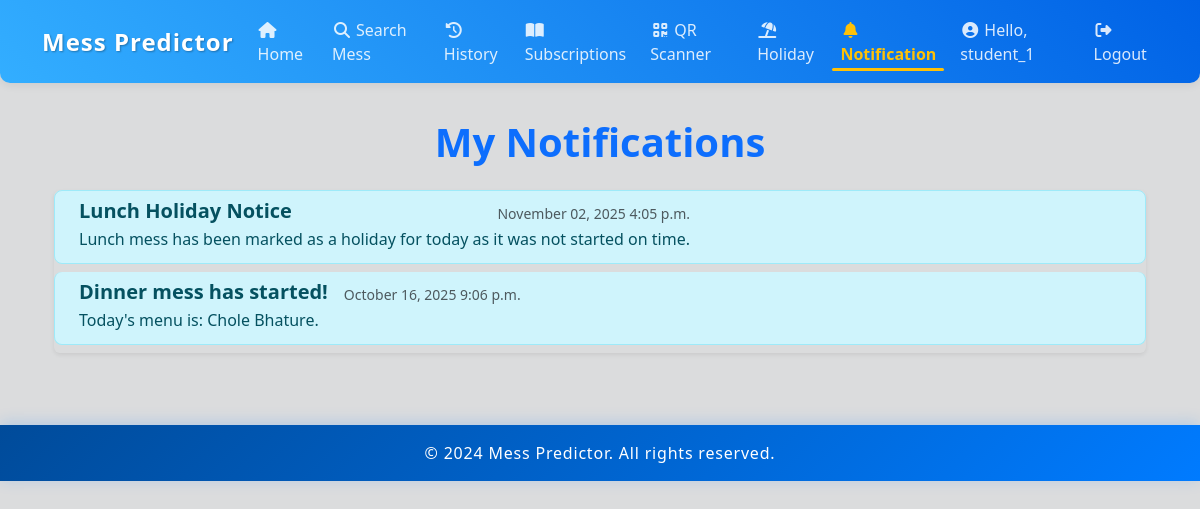
Screenshot of /student/notifications/ (signed in) with the database file from the repository.
### accounts/models.py (models this page shows, shortened)
class User(AbstractUser):
    class Role(models.TextChoices):
        STUDENT = "STUDENT", _("Student")
        PROVIDER = "PROVIDER", _("Mess Provider")
    role = models.CharField(
        max_length=20,
        choices=Role.choices,
        default=Role.STUDENT
    )
    phone = models.CharField(max_length=15, unique=True, null=True, blank=True)
    email = models.EmailField(unique=True, null=True, blank=True)
    unique_id = models.CharField(max_length=20, unique=True, editable=False, null=True, blank=True)
    is_email_verified = models.BooleanField(default=False)

### student/models.py (models this page shows, shortened)
class Notification(models.Model):
    recipient = models.ForeignKey(settings.AUTH_USER_MODEL, on_delete=models.CASCADE, related_name="notifications")
    subject = models.CharField(max_length=255,null=True, blank=True)
    message = models.TextField()
    is_read = models.BooleanField(default=False)
    created_at = models.DateTimeField(auto_now_add=True)

### student/views.py (the view)
# urls.py: path('notifications/', views.student_notifications, name='student_notifications'),
@login_required
def student_notifications(request):
    notifications = Notification.objects.filter(recipient=request.user).order_by('-created_at')
    return render(request, 'student/notifications.html', {'notifications': notifications})

### student/templates/student/notifications.html
{% extends 'bases.html' %}
{% block content %}
<div class="container mt-4 mb-5">
    <h1 class="mb-4 text-center fw-bold text-primary">My Notifications</h1>
    {% if notifications %}
    <div class="list-group shadow-sm rounded">
        {% for notification in notifications %}
        <a href="#" class="list-group-item list-group-item-action d-flex flex-column flex-sm-row justify-content-between align-items-start {% if not notification.is_read %}list-group-item-info{% endif %} rounded-3 mb-2">
            <div class="ms-2 me-auto">
                <div class="d-flex w-100 justify-content-between align-items-center">
                    <h5 class="mb-1 fw-semibold">{{ notification.subject }}</h5>
                    <small class="text-muted ms-3 text-nowrap">{{ notification.created_at|date:"F d, Y P" }}</small>
                </div>
                <p class="mb-1 text-truncate">{{ notification.message }}</p>
            </div>
        </a>
        {% endfor %}
    </div>
    {% else %}
    <div class="alert alert-info text-center">
        You have no notifications.
    </div>
    {% endif %}
</div>
{% endblock %}

### student/templates/bases.html (shortened to what this page needs)
{% load static %}
<!DOCTYPE html>
<html lang="en">
<head>
    <link href="https://cdn.jsdelivr.net/npm/bootstrap@5.3.0/dist/css/bootstrap.min.css" rel="stylesheet">
    <link rel="stylesheet" href="https://cdn.jsdelivr.net/npm/bootstrap-icons@1.10.5/font/bootstrap-icons.css">
    <link rel="stylesheet" href="https://cdnjs.cloudflare.com/ajax/libs/font-awesome/6.4.2/css/all.min.css">
</head>
<body>
<nav class="navbar navbar-expand-lg fixed-top">
    <div class="container">
        <a class="navbar-brand" href="{% url 'student_home' %}">Mess Predictor</a>
        <div class="collapse navbar-collapse justify-content-end" id="studentNavbar">
            <ul class="navbar-nav gap-lg-2">
                {% if user.is_authenticated %}
                    <li class="nav-item">
                        <a class="nav-link {% if request.resolver_match.url_name == 'student_home' %}active{% endif %}" href="{% url 'student_home' %}"><i class="fas fa-home fa-fw me-1"></i>Home</a>
                    </li>
                    <li class="nav-item">
                        <a class="nav-link {% if request.resolver_match.url_name == 'student_search_mess' %}active{% endif %}" href="{% url 'student_search_mess' %}"><i class="fas fa-search fa-fw me-1"></i>Search Mess</a>
                    </li>
                    <li class="nav-item">
                        <a class="nav-link {% if request.resolver_match.url_name == 'my_subscriptions' %}active{% endif %}" href="{% url 'my_subscriptions' %}"><i class="fas fa-history fa-fw me-1"></i>History</a>
                    </li>
                    <li class="nav-item">
                        <a class="nav-link {% if request.resolver_match.url_name == 'active_subscriptions' %}active{% endif %}" href="{% url 'active_subscriptions' %}"><i class="fas fa-book-open fa-fw me-1"></i>Subscriptions</a>
                    </li>
                    <li class="nav-item">
                        <a class="nav-link {% if request.resolver_match.url_name == 'student_scan_page' %}active{% endif %}" href="{% url 'student_scan_page' %}"><i class="fas fa-qrcode fa-fw me-1"></i>QR Scanner</a>
                    </li>
                    <li class="nav-item">
                        <a class="nav-link {% if request.resolver_match.url_name == 'student_holiday' %}active{% endif %}" href="{% url 'student_holiday' %}"><i class="fas fa-umbrella-beach fa-fw me-1"></i>Holiday</a>
                    </li>
                    <li class="nav-item">
                        <a class="nav-link {% if request.resolver_match.url_name == 'student_notifications' %}active{% endif %}" href="{% url 'student_notifications' %}"><i class="fas fa-bell fa-fw me-1"></i>Notification</a>
                    </li>
                    <li class="nav-item">
                        <a class="nav-link {% if request.resolver_match.url_name == 'student_profile' %}active{% endif %}" href="{% url 'student_profile' %}"><i class="fas fa-user-circle fa-fw me-1"></i>Hello, {{ user.username }}</a>
                    </li>
                    <li class="nav-item">
                        <a class="nav-link" href="{% url 'logout' %}"><i class="fas fa-sign-out-alt fa-fw me-1"></i>Logout</a>
                    </li>
                {% endif %}
            </ul>
        </div>
    </div>
</nav>
<main class="container py-4">
    {% block content %}{% endblock %}
</main>
<footer class="py-3 mt-auto text-center">
    <div class="container">
        <p class="mb-0">&copy; 2024 Mess Predictor. All rights reserved.</p>
    </div>
</footer>
</body>
</html>

### student/templates/bases.html (style rules this page uses)
body { background-color: #dbdcdd; min-height: 100vh; padding-top: 70px; }
.navbar { transition: background-color 0.4s ease, box-shadow 0.4s ease; box-shadow: 0 2px 10px rgba(0,0,0,0.08); background: linear-gradient(225deg, #0062E6, #33AEFF); border-radius: 0 0 10px 10px; }
.navbar-brand { font-weight: 700; font-size: 1.5rem; letter-spacing: 1px; color: #fff !important; text-shadow: 1px 1px 2px rgba(0,0,0,0.3); user-select: none; }
.navbar-nav .nav-link { padding: 0.6rem 1rem; color: rgba(255, 255, 255, 0.85); font-weight: 500; transition: color 0.3s ease, transform 0.3s ease; position: relative; }
.navbar-nav .nav-link::after { content: ""; position: absolute; bottom: 4px; left: 0; height: 3px; width: 0; background: #FFC107; transition: width 0.3s ease; border-radius: 2px; }
.navbar-nav .nav-link:hover::after, .navbar-nav .nav-link.active::after { width: 100%; }
.navbar-nav .nav-link.active { color: #FFC107 !important; font-weight: 700; }
footer { background: linear-gradient(135deg, #004B9A, #007BFF); color: #fff; font-weight: 500; letter-spacing: 0.05rem; box-shadow: 0 -2px 15px rgba(0,123,255,0.2); }

### rows the page displays
User: username "student_1"
Notification: subject "Lunch Holiday Notice", created_at "November 02, 2025 4:05 p.m.", message "Lunch mess has been marked as a holiday for today as it was not started on time."
Notification: subject "Dinner mess has started!", created_at "October 16, 2025 9:06 p.m.", message "Today's menu is: Chole Bhature."
